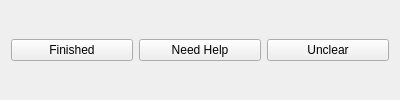
<?xml version="1.0" encoding="UTF-8"?>
<ui version="4.0">
 <class>ReflectionWidget</class>
 <widget class="QWidget" name="ReflectionWidget">
  <property name="geometry">
   <rect>
    <x>0</x>
    <y>0</y>
    <width>400</width>
    <height>100</height>
   </rect>
  </property>
  <property name="windowTitle">
   <string>Instant Reflection</string>
  </property>
  <layout class="QHBoxLayout" name="horizontalLayout">
   <item>
    <widget class="QPushButton" name="finishedButton">
     <property name="text">
      <string>Finished</string>
     </property>
     <property name="icon"/>
    </widget>
   </item>
   <item>
    <widget class="QPushButton" name="needHelpButton">
     <property name="text">
      <string>Need Help</string>
     </property>
    </widget>
   </item>
   <item>
    <widget class="QPushButton" name="unclearButton">
     <property name="text">
      <string>Unclear</string>
     </property>
    </widget>
   </item>
  </layout>
 </widget>
 <resources>
  <include location="instantreflection.qrc"/>
 </resources>
 <connections/>
</ui>
